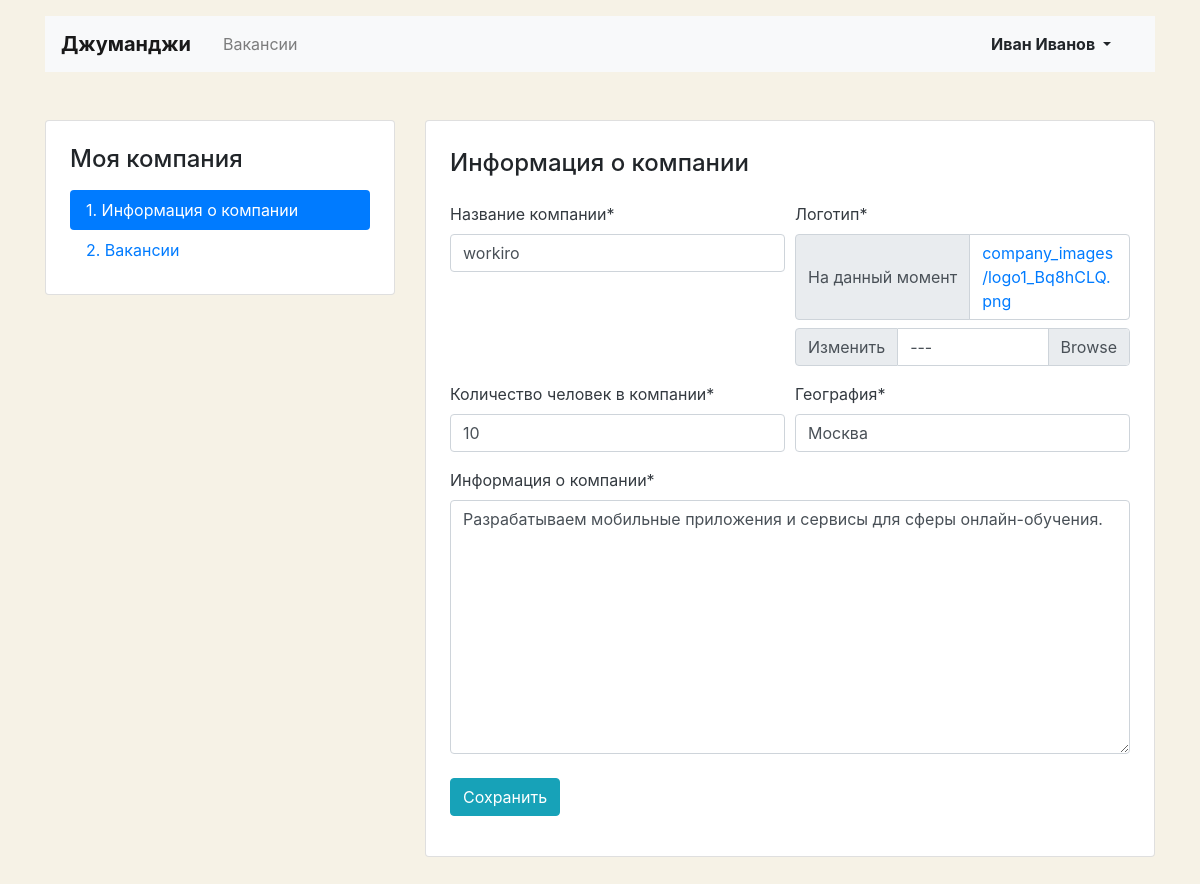
/mycompany/ (signed in), run on the app's committed database.
### junior/models.py (models this page shows, shortened)
class Company(models.Model):
    name = models.CharField(max_length=64)
    location = models.CharField(max_length=64)
    logo = models.ImageField(upload_to=MEDIA_COMPANY_IMAGE_DIR)
    description = models.TextField()
    employee_count = models.IntegerField()
    owner = models.OneToOneField(User, on_delete=models.CASCADE, null=True)

### junior/views/account.py (the view, shortened to what this page needs)
# urls.py: path('mycompany/', MyCompanyView.as_view(), name='my_company'),
@method_decorator(login_required, name='dispatch')
class MyCompanyView(View):
    def get(self, request):
        if not Company.objects.filter(owner_id=request.user.id).exists():
            return render(request, 'junior/company-create.html')
        company = Company.objects.get(owner_id=request.user.id)
        context = {
            'form': EditCompanyForm(instance=company),
        }
        return render(request, 'junior/company-edit.html', context)

### junior/forms.py
class EditCompanyForm(forms.ModelForm):
    class Meta:
        model = Company
        fields = ['name', 'location', 'logo', 'description', 'employee_count']
        labels = {
            'name': 'Название компании',
            'location': 'География',
            'logo': 'Логотип',
            'description': 'Информация о компании',
            'employee_count': 'Количество человек в компании',
        }
    def __init__(self, *args, **kwargs):
        super().__init__(*args, **kwargs)
        self.helper = FormHelper()
        self.helper.form_method = 'post'
        self.helper.label_class = 'mb-2 text-dark'
        self.helper.add_input(Submit('submit', 'Сохранить', css_class='btn btn-info'))
        self.helper.layout = Layout(
            Row(
                Column('name'), Column('logo'),
            ),
            Row(
                Column('employee_count'), Column('location'),
            ),
            Row(
                Column('description'),
            ),
        )

### junior/templates/junior/company-edit.html (shortened to what this page needs)
{% extends './base.html' %}
{% block content %}
  <main class="container mt-3 pb-5">
    <div class="row mt-5">
      {% include './my-area-nav.html' %}
      <div class="col-12 col-lg-8">
        <div class="card">
          <div class="card-body px-4 pb-4">
            <section class="tab-pane fade show active">
              <h2 class="h4 pt-2 pb-3">Информация о&nbsp;компании</h2>
              {% load crispy_forms_tags %}
              {% crispy form form.helper %}
            </section>
          </div>
        </div>
      </div>
    </div>
  </main>
{% endblock %}

### junior/templates/junior/base.html (shortened to what this page needs)
<!DOCTYPE html>
<html lang="ru">
<head>
  <link rel="stylesheet" href="https://stackpath.bootstrapcdn.com/bootstrap/4.3.1/css/bootstrap.min.css">
</head>
<body>
  <header class="container mt-3">
    <nav class="navbar navbar-expand-lg navbar-light bg-light">
      <a class="navbar-brand mr-4 font-weight-bold" href="/">Джуманджи</a>
      <div class="collapse navbar-collapse justify-content-between" id="navbarNav">
        <ul class="navbar-nav col-10">
          <li class="nav-item {% if request.path == '/vacancies/' %}active{% endif %}">
            <a class="nav-link" href="/vacancies/">Вакансии</a>
          </li>
        </ul>
        <ul class="navbar-nav col-2 justify-content-end">
          <li class="nav-item active">
            {% if user.is_authenticated %}
              <div class="btn-group">
                <button type="button" class="btn dropdown-toggle font-weight-bold" data-toggle="dropdown" aria-haspopup="true" aria-expanded="false">
                  {{ user.first_name }} {{ user.last_name }}
                </button>
              </div>
            {% else %}
              <a href="/login/" class="nav-link font-weight-bold">Вход</a>
            {% endif %}
          </li>
        </ul>
      </div>
    </nav>
  </header>
  {% block content %} {% endblock %}
</body>
</html>

### junior/templates/junior/company-edit.html (style rules this page uses)
body { background-color: #F6F2E6; }

### data on the page
Company: name "workiro", employee_count "10", location "Москва", description "Разрабатываем мобильные приложения и сервисы для сферы онлайн-обучения."

### other printed values
{{ user.first_name }} "Иван"
{{ user.last_name }} "Иванов"
